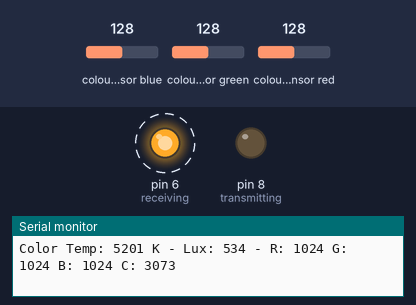
Simulated run of this sketch. Board: Arduino Uno, built with avr-gcc and run on an emulated ATmega328P. Parts: output pins drawn as LEDs (lit = HIGH), the last lines printed to the serial monitor. Dashed ring = blinking. Inputs (shaded band) come from the test bench; at power-on: colour sensor blue 128, colour sensor red 128, colour sensor green 128.

Above: at 1.2 s.
1.3 s: colour sensor blue set to 141
4.3 s: colour sensor blue set to 149
At 4.3 s:
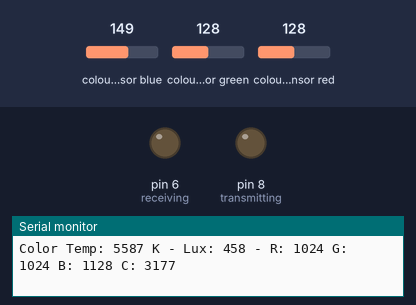
7.3 s: colour sensor red set to 122
At 7.44 s:
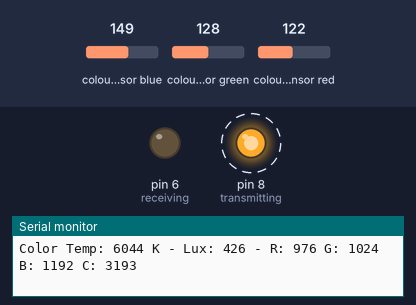
10.3 s: colour sensor blue set to 5
At 10.46 s:
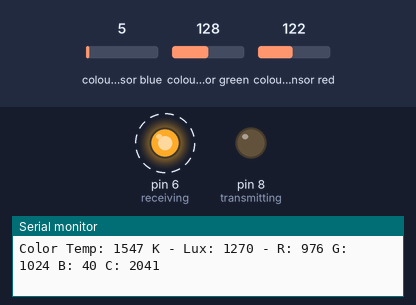
13.3 s: colour sensor blue set to 136
16.3 s: colour sensor blue set to 141
At 16.8 s:
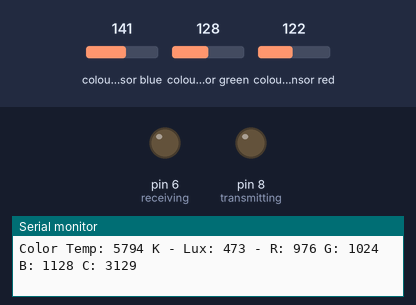
Timing chart, 0 to 19.3 s (numbered marks = the images above; inputs shaded):
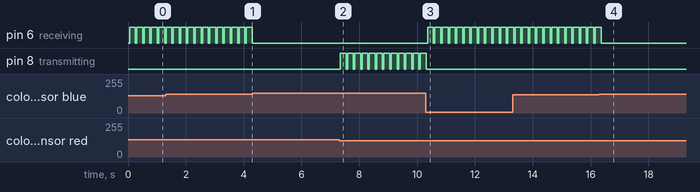

Measured:
- the behaviour switches between 145 and 146 on colour sensor blue (found by bisection; images 0 and 1)
- the behaviour switches between 125 and 124 on colour sensor red (found by bisection; images 1 and 2)
- the behaviour switches between 138 and 139 on colour sensor blue (found by bisection; images 3 and 4)
- after the input at 4.3 s, pin 6 (receiving): stops changing and stays LOW
- after the input at 7.3 s, pin 8 (transmitting): alternates HIGH for 0.20 s and LOW for 0.05 s, starting at once
- after the input at 10.3 s, pin 6 (receiving): alternates HIGH for 0.20 s and LOW for 0.05 s, starting after 0.07 s; pin 8 (transmitting): goes on until 10.3 s, then stays LOW
- after the input at 16.3 s, pin 6 (receiving): goes on until 16.4 s, then stays LOW
- by itself, pin 6 (receiving): alternates HIGH for 0.20 s and LOW for 0.05 s

The sketch:

Color_Sensing.ino
```cpp
#include <Wire.h>
#include "Adafruit_TCS34725.h"
const int transmitting = 8; //Used for transmitting LED
const int receiving = 6; //Used for Receiving LED

/* Example code for the Adafruit TCS34725 breakout library */

/* Connect SCL    to analog 5
   Connect SDA    to analog 4
   Connect VDD    to 3.3V DC
   Connect GROUND to common ground */

/* Initialise with default values (int time = 2.4ms, gain = 1x) */
// Adafruit_TCS34725 tcs = Adafruit_TCS34725();

/* Initialise with specific int time and gain values */
Adafruit_TCS34725 tcs = Adafruit_TCS34725(TCS34725_INTEGRATIONTIME_700MS, TCS34725_GAIN_1X);

void setup(void) {
  Serial.begin(9600);

  if (tcs.begin()) {
    Serial.println("Found sensor");
  } else {
    Serial.println("No TCS34725 found ... check your connections");
    while (1);
  }
  pinMode(transmitting, OUTPUT); //Sets pin transmitting to output
  pinMode(receiving, OUTPUT); //Sets pin receiving to output


  // Now we're ready to get readings!
}

void loop(void) {
  uint16_t r, g, b, c, colorTemp, lux;

  tcs.getRawData(&r, &g, &b, &c);
  // colorTemp = tcs.calculateColorTemperature(r, g, b);
  colorTemp = tcs.calculateColorTemperature_dn40(r, g, b, c);
  lux = tcs.calculateLux(r, g, b);

  Serial.print("Color Temp: "); Serial.print(colorTemp, DEC); Serial.print(" K - ");
  Serial.print("Lux: "); Serial.print(lux, DEC); Serial.print(" - ");
  Serial.print("R: "); Serial.print(r, DEC); Serial.print(" ");
  Serial.print("G: "); Serial.print(g, DEC); Serial.print(" ");
  Serial.print("B: "); Serial.print(b, DEC); Serial.print(" ");
  Serial.print("C: "); Serial.print(c, DEC); Serial.print(" ");
  Serial.println(" ");

  if(colorTemp >= 5950){
    digitalWrite(transmitting, HIGH); // FOR GREEN
    delay(200);
    digitalWrite(transmitting, LOW);
  }

    if(colorTemp <= 5720){
    digitalWrite(receiving, HIGH); // FOR RED
    delay(200);
    digitalWrite(receiving, LOW);
  }
}
```
